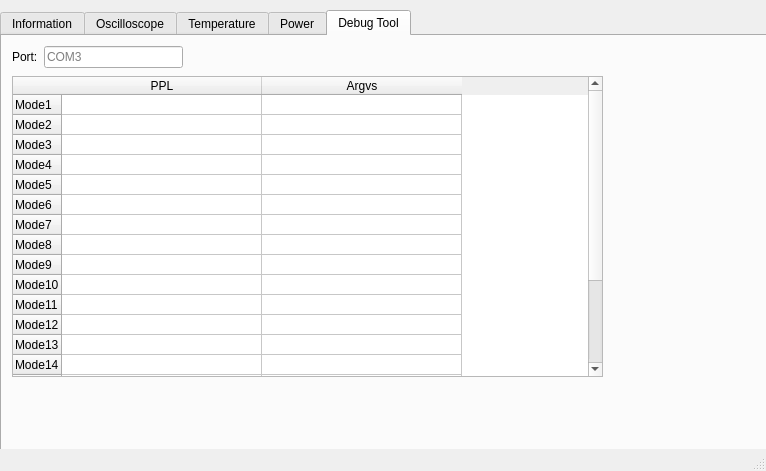
<?xml version="1.0" encoding="UTF-8"?>
<ui version="4.0">
 <class>MainWindow</class>
 <widget class="QMainWindow" name="MainWindow">
  <property name="geometry">
   <rect>
    <x>0</x>
    <y>0</y>
    <width>766</width>
    <height>471</height>
   </rect>
  </property>
  <property name="windowTitle">
   <string>PPLToolTest</string>
  </property>
  <widget class="QWidget" name="centralwidget">
   <widget class="QTabWidget" name="tabWidget">
    <property name="geometry">
     <rect>
      <x>0</x>
      <y>10</y>
      <width>1111</width>
      <height>621</height>
     </rect>
    </property>
    <property name="currentIndex">
     <number>4</number>
    </property>
    <widget class="QWidget" name="tab_3">
     <attribute name="title">
      <string>Information</string>
     </attribute>
     <widget class="QPushButton" name="pushButton_info_start">
      <property name="geometry">
       <rect>
        <x>10</x>
        <y>10</y>
        <width>75</width>
        <height>23</height>
       </rect>
      </property>
      <property name="text">
       <string>Start</string>
      </property>
     </widget>
     <widget class="QTextBrowser" name="textBrowser_info_text">
      <property name="geometry">
       <rect>
        <x>10</x>
        <y>60</y>
        <width>591</width>
        <height>241</height>
       </rect>
      </property>
      <property name="tabChangesFocus">
       <bool>false</bool>
      </property>
     </widget>
    </widget>
    <widget class="QWidget" name="tab_4">
     <attribute name="title">
      <string>Oscilloscope</string>
     </attribute>
     <widget class="QWidget" name="layoutWidget">
      <property name="geometry">
       <rect>
        <x>10</x>
        <y>11</y>
        <width>179</width>
        <height>52</height>
       </rect>
      </property>
      <layout class="QVBoxLayout" name="verticalLayout">
       <item>
        <layout class="QHBoxLayout" name="horizontalLayout_2">
         <item>
          <widget class="QLabel" name="label_scope_ip">
           <property name="text">
            <string>IP:</string>
           </property>
          </widget>
         </item>
         <item>
          <widget class="QLineEdit" name="lineEdit_scope_ip">
           <property name="placeholderText">
            <string>Please Enter IP</string>
           </property>
          </widget>
         </item>
        </layout>
       </item>
       <item>
        <layout class="QHBoxLayout" name="horizontalLayout_3">
         <item>
          <widget class="QLabel" name="label_scope_setup">
           <property name="text">
            <string>Setup:</string>
           </property>
          </widget>
         </item>
         <item>
          <widget class="QLineEdit" name="lineEdit_scope_setup">
           <property name="text">
            <string/>
           </property>
           <property name="dragEnabled">
            <bool>false</bool>
           </property>
           <property name="placeholderText">
            <string>xxx.set</string>
           </property>
          </widget>
         </item>
        </layout>
       </item>
      </layout>
     </widget>
    </widget>
    <widget class="QWidget" name="tab_5">
     <attribute name="title">
      <string>Temperature</string>
     </attribute>
     <widget class="QWidget" name="layoutWidget">
      <property name="geometry">
       <rect>
        <x>0</x>
        <y>10</y>
        <width>212</width>
        <height>128</height>
       </rect>
      </property>
      <layout class="QGridLayout" name="gridLayout">
       <item row="0" column="0" colspan="2">
        <layout class="QHBoxLayout" name="horizontalLayout">
         <item>
          <spacer name="horizontalSpacer">
           <property name="orientation">
            <enum>Qt::Horizontal</enum>
           </property>
           <property name="sizeHint" stdset="0">
            <size>
             <width>40</width>
             <height>20</height>
            </size>
           </property>
          </spacer>
         </item>
         <item>
          <widget class="QLabel" name="label_temp_ip">
           <property name="text">
            <string>IP:</string>
           </property>
          </widget>
         </item>
         <item>
          <widget class="QLineEdit" name="lineEdit_temp_ip">
           <property name="placeholderText">
            <string>Please Enter IP</string>
           </property>
          </widget>
         </item>
        </layout>
       </item>
       <item row="1" column="0">
        <widget class="QCheckBox" name="checkBox_temp_channel1">
         <property name="text">
          <string>Channel1</string>
         </property>
         <property name="checked">
          <bool>true</bool>
         </property>
        </widget>
       </item>
       <item row="1" column="1">
        <widget class="QLineEdit" name="lineEdit_temp_channl1">
         <property name="inputMask">
          <string/>
         </property>
         <property name="placeholderText">
          <string>-75℃~175℃</string>
         </property>
        </widget>
       </item>
       <item row="2" column="0">
        <widget class="QCheckBox" name="checkBox_temp_channel2">
         <property name="text">
          <string>Channel2</string>
         </property>
         <property name="checked">
          <bool>true</bool>
         </property>
        </widget>
       </item>
       <item row="2" column="1">
        <widget class="QLineEdit" name="lineEdit_temp_channl2">
         <property name="placeholderText">
          <string>-75℃~175℃</string>
         </property>
        </widget>
       </item>
       <item row="3" column="0">
        <widget class="QCheckBox" name="checkBox_temp_channel3">
         <property name="text">
          <string>Channel3</string>
         </property>
         <property name="checked">
          <bool>true</bool>
         </property>
        </widget>
       </item>
       <item row="3" column="1">
        <widget class="QLineEdit" name="lineEdit_temp_channl3">
         <property name="placeholderText">
          <string>-75℃~175℃</string>
         </property>
        </widget>
       </item>
       <item row="4" column="0">
        <widget class="QCheckBox" name="checkBox_temp_channel4">
         <property name="text">
          <string>Channel4</string>
         </property>
         <property name="checked">
          <bool>true</bool>
         </property>
        </widget>
       </item>
       <item row="4" column="1">
        <widget class="QLineEdit" name="lineEdit_temp_channl4">
         <property name="placeholderText">
          <string>-75℃~175℃</string>
         </property>
        </widget>
       </item>
      </layout>
     </widget>
    </widget>
    <widget class="QWidget" name="tab_6">
     <attribute name="title">
      <string>Power</string>
     </attribute>
     <widget class="QWidget" name="layoutWidget">
      <property name="geometry">
       <rect>
        <x>10</x>
        <y>10</y>
        <width>336</width>
        <height>104</height>
       </rect>
      </property>
      <layout class="QVBoxLayout" name="verticalLayout_2">
       <item>
        <layout class="QHBoxLayout" name="horizontalLayout_4">
         <item>
          <widget class="QLabel" name="label_power_vid">
           <property name="text">
            <string>VID:</string>
           </property>
          </widget>
         </item>
         <item>
          <widget class="QLineEdit" name="lineEdit_power_vid">
           <property name="placeholderText">
            <string>0x1111</string>
           </property>
          </widget>
         </item>
         <item>
          <widget class="QLabel" name="label_power_pid">
           <property name="text">
            <string>PID:</string>
           </property>
          </widget>
         </item>
         <item>
          <widget class="QLineEdit" name="lineEdit_power_pid">
           <property name="placeholderText">
            <string>0x2222</string>
           </property>
          </widget>
         </item>
        </layout>
       </item>
       <item>
        <layout class="QGridLayout" name="gridLayout_2">
         <item row="0" column="0">
          <widget class="QLabel" name="label_power_high_voltage">
           <property name="text">
            <string>  High Voltage:</string>
           </property>
          </widget>
         </item>
         <item row="0" column="1">
          <widget class="QLineEdit" name="lineEdit_power_high_voltage"/>
         </item>
         <item row="1" column="0">
          <widget class="QLabel" name="label_power_mid_voltage">
           <property name="text">
            <string>   Mid Voltage:</string>
           </property>
          </widget>
         </item>
         <item row="1" column="1">
          <widget class="QLineEdit" name="lineEdit_power_mid_voltage"/>
         </item>
         <item row="2" column="0">
          <widget class="QLabel" name="label_power_low_voltage">
           <property name="text">
            <string>   low Voltage:</string>
           </property>
          </widget>
         </item>
         <item row="2" column="1">
          <widget class="QLineEdit" name="lineEdit_power_low_voltage"/>
         </item>
        </layout>
       </item>
      </layout>
     </widget>
    </widget>
    <widget class="QWidget" name="tab_7">
     <attribute name="title">
      <string>Debug Tool</string>
     </attribute>
     <widget class="QTableWidget" name="tableWidget_debug_mode">
      <property name="geometry">
       <rect>
        <x>10</x>
        <y>40</y>
        <width>591</width>
        <height>301</height>
       </rect>
      </property>
      <property name="verticalScrollBarPolicy">
       <enum>Qt::ScrollBarAsNeeded</enum>
      </property>
      <property name="horizontalScrollBarPolicy">
       <enum>Qt::ScrollBarAsNeeded</enum>
      </property>
      <property name="sizeAdjustPolicy">
       <enum>QAbstractScrollArea::AdjustIgnored</enum>
      </property>
      <property name="autoScroll">
       <bool>true</bool>
      </property>
      <attribute name="horizontalHeaderDefaultSectionSize">
       <number>200</number>
      </attribute>
      <attribute name="horizontalHeaderMinimumSectionSize">
       <number>25</number>
      </attribute>
      <attribute name="verticalHeaderDefaultSectionSize">
       <number>20</number>
      </attribute>
      <row>
       <property name="text">
        <string>Mode1</string>
       </property>
      </row>
      <row>
       <property name="text">
        <string>Mode2</string>
       </property>
      </row>
      <row>
       <property name="text">
        <string>Mode3</string>
       </property>
      </row>
      <row>
       <property name="text">
        <string>Mode4</string>
       </property>
      </row>
      <row>
       <property name="text">
        <string>Mode5</string>
       </property>
      </row>
      <row>
       <property name="text">
        <string>Mode6</string>
       </property>
      </row>
      <row>
       <property name="text">
        <string>Mode7</string>
       </property>
      </row>
      <row>
       <property name="text">
        <string>Mode8</string>
       </property>
      </row>
      <row>
       <property name="text">
        <string>Mode9</string>
       </property>
      </row>
      <row>
       <property name="text">
        <string>Mode10</string>
       </property>
      </row>
      <row>
       <property name="text">
        <string>Mode11</string>
       </property>
      </row>
      <row>
       <property name="text">
        <string>Mode12</string>
       </property>
      </row>
      <row>
       <property name="text">
        <string>Mode13</string>
       </property>
      </row>
      <row>
       <property name="text">
        <string>Mode14</string>
       </property>
      </row>
      <row>
       <property name="text">
        <string>Mode15</string>
       </property>
      </row>
      <row>
       <property name="text">
        <string>Mode16</string>
       </property>
      </row>
      <row>
       <property name="text">
        <string>Mode17</string>
       </property>
      </row>
      <row>
       <property name="text">
        <string>Mode18</string>
       </property>
      </row>
      <row>
       <property name="text">
        <string>Mode19</string>
       </property>
      </row>
      <row>
       <property name="text">
        <string>Mode20</string>
       </property>
      </row>
      <column>
       <property name="text">
        <string>PPL</string>
       </property>
      </column>
      <column>
       <property name="text">
        <string>Argvs</string>
       </property>
      </column>
      <item row="0" column="1">
       <property name="text">
        <string/>
       </property>
      </item>
     </widget>
     <widget class="QWidget" name="layoutWidget">
      <property name="geometry">
       <rect>
        <x>10</x>
        <y>10</y>
        <width>171</width>
        <height>22</height>
       </rect>
      </property>
      <layout class="QHBoxLayout" name="horizontalLayout_13">
       <item>
        <widget class="QLabel" name="label_debug_port">
         <property name="text">
          <string>Port:</string>
         </property>
        </widget>
       </item>
       <item>
        <widget class="QLineEdit" name="lineEdit_debug_port">
         <property name="placeholderText">
          <string>COM3</string>
         </property>
        </widget>
       </item>
      </layout>
     </widget>
    </widget>
   </widget>
  </widget>
  <widget class="QMenuBar" name="menubar">
   <property name="geometry">
    <rect>
     <x>0</x>
     <y>0</y>
     <width>766</width>
     <height>23</height>
    </rect>
   </property>
  </widget>
  <widget class="QStatusBar" name="statusbar"/>
 </widget>
 <resources/>
 <connections/>
</ui>
